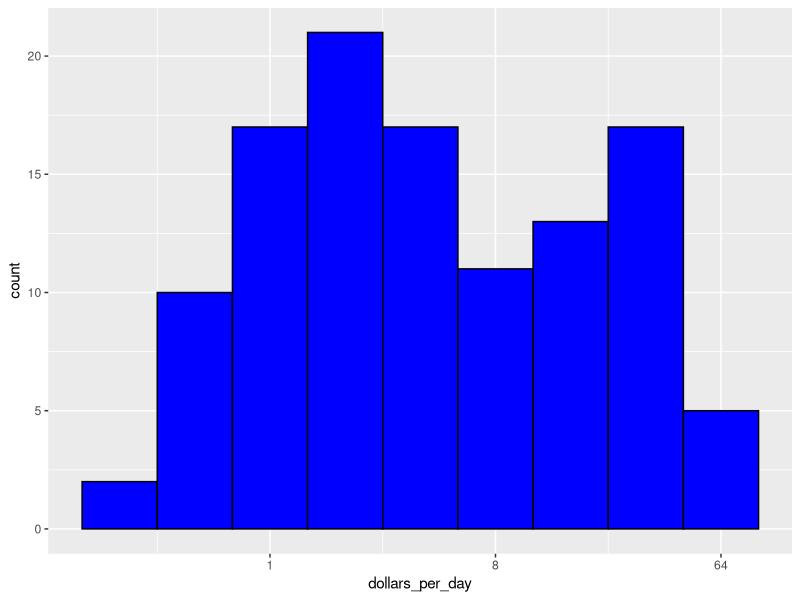

This chart was generated by the following R code:
library(dslabs)
library(tidyverse)

data("gapminder")

#add dollars per day variable
gapminder <- gapminder%>% 
  mutate(dollars_per_day = gdp/population/365)

#histogram of dollars per day
past_year <- 1970
gapminder %>% 
  filter(year == past_year & !is.na(gdp))%>%
  ggplot(aes(dollars_per_day))+
  geom_histogram(binwidth = 1, color = "black", fill = "blue")+
  scale_x_continuous(trans = "log2")
